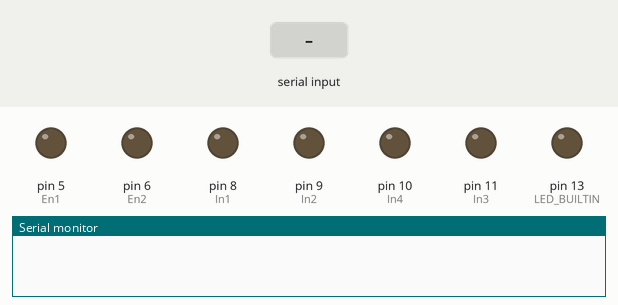
The sketch below on a simulated Arduino Uno, built with avr-gcc and run on an emulated ATmega328P. Shown: output pins drawn as LEDs (lit = HIGH), the last lines printed to the serial monitor. The test bench sets the inputs (shaded band).

Above: at 1.2 s.
1.3 s: "90,45|" received over Serial
At 2.8 s:
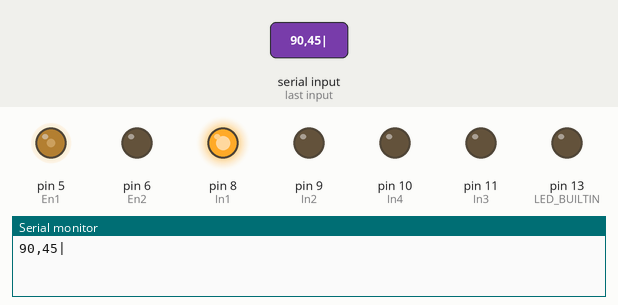
3.8 s: "0|" received over Serial
At 5.8 s:
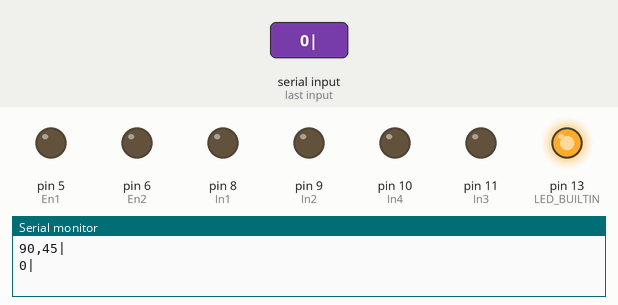
6.3 s: "1,90,45|" received over Serial
At 7.9 s:
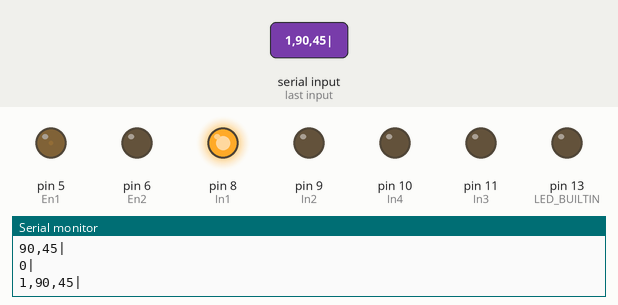
8.8 s: "30,150|" received over Serial
At 11.0 s:
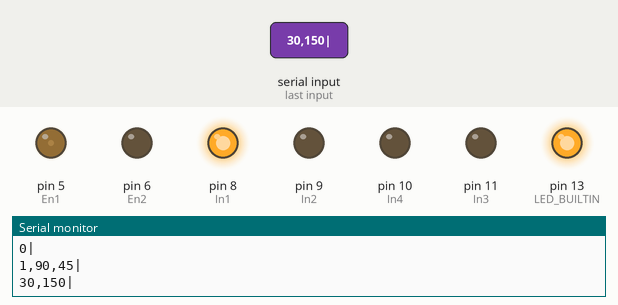
11.3 s: "200|" received over Serial
At 12.7 s:
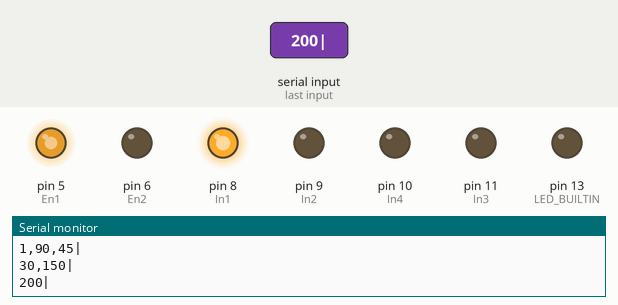
13.8 s: "90|" received over Serial
At 15.8 s:
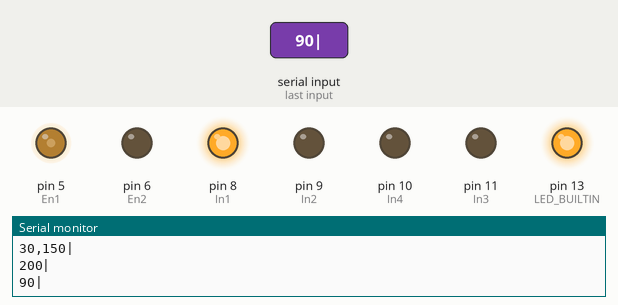
Timing chart, 0 to 17.3 s (numbered marks = the images above; inputs shaded):
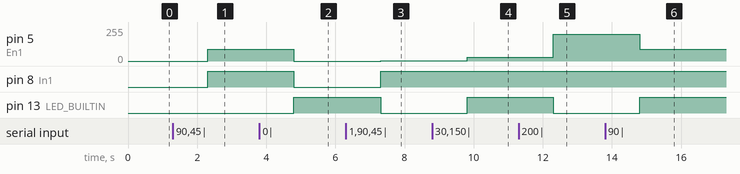

Measured:
- after the input at 1.3 s, pin 5 (En1): 0/255 → 90/255 after 1.0 s; pin 8 (In1): LOW → HIGH after 1.0 s
- after the input at 3.8 s, pin 5 (En1): 90/255 → 0/255 after 1.0 s; pin 8 (In1): HIGH → LOW after 1.0 s; pin 13 (LED_BUILTIN): LOW → HIGH after 1.0 s
- after the input at 6.3 s, pin 5 (En1): 0/255 → 1/255 after 1.0 s; pin 8 (In1): LOW → HIGH after 1.0 s; pin 13 (LED_BUILTIN): HIGH → LOW after 1.0 s
- after the input at 8.8 s, pin 5 (En1): 1/255 → 30/255 after 1.0 s; pin 13 (LED_BUILTIN): LOW → HIGH after 1.0 s
- after the input at 11.3 s, pin 5 (En1): 30/255 → 200/255 after 1.0 s; pin 13 (LED_BUILTIN): HIGH → LOW after 1.0 s
- after the input at 13.8 s, pin 5 (En1): 200/255 → 90/255 after 1.0 s; pin 13 (LED_BUILTIN): LOW → HIGH after 1.0 s

The sketch:

car.ino
```cpp
int In1 = 8;
int In2 = 9;
int En1 = 5;

int In4 = 10;
int In3 = 11;
int En2 = 6;

//const int LED_BUILTIN = 13;
int cycle = 0;

String val1 = "";
String val2 = "";

int x = 0;
int y = 0;


void setup() {
  pinMode(En1,OUTPUT);
  pinMode(In1,OUTPUT);
  pinMode(In2,OUTPUT);
  pinMode(En2,OUTPUT);
  pinMode(In3,OUTPUT);
  pinMode(In4,OUTPUT);

  pinMode(LED_BUILTIN, OUTPUT);

  Serial.begin(9600);
}

void loop() {
  if (Serial.available()) {
    val1 = Serial.readStringUntil('|');
    Serial.read();
    val2 = Serial.readStringUntil('\n');
    Serial.println(val1 + '|' + val2);

    x = val1.toInt();
    y = val2.toInt();

    digitalWrite(In1, x > 0);
    digitalWrite(In2, x < 0);
    analogWrite(En1, abs(x));

    digitalWrite(In3, y > 0);
    digitalWrite(In4, y < 0);
    analogWrite(En2, abs(y));

    cycle++;
    digitalWrite(LED_BUILTIN, cycle%2==0);
  }
}
```
